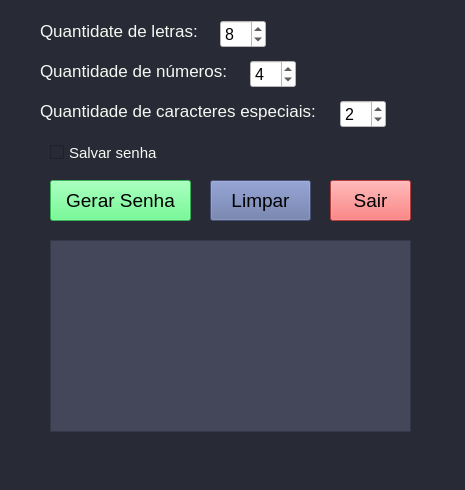
<?xml version="1.0" encoding="UTF-8"?>
<ui version="4.0">
 <class>MainWindow</class>
 <widget class="QMainWindow" name="MainWindow">
  <property name="geometry">
   <rect>
    <x>0</x>
    <y>0</y>
    <width>465</width>
    <height>490</height>
   </rect>
  </property>
  <property name="windowTitle">
   <string>Gerador de senhas</string>
  </property>
  <property name="styleSheet">
   <string notr="true">background-color: rgb(40, 42, 54);</string>
  </property>
  <widget class="QWidget" name="centralwidget">
   <widget class="QLabel" name="label">
    <property name="geometry">
     <rect>
      <x>40</x>
      <y>20</y>
      <width>169</width>
      <height>22</height>
     </rect>
    </property>
    <property name="font">
     <font>
      <pointsize>13</pointsize>
     </font>
    </property>
    <property name="styleSheet">
     <string notr="true">color: rgb(248, 248, 242);</string>
    </property>
    <property name="text">
     <string>Quantidate de letras:</string>
    </property>
   </widget>
   <widget class="QLabel" name="label_2">
    <property name="geometry">
     <rect>
      <x>40</x>
      <y>60</y>
      <width>198</width>
      <height>22</height>
     </rect>
    </property>
    <property name="font">
     <font>
      <pointsize>13</pointsize>
     </font>
    </property>
    <property name="styleSheet">
     <string notr="true">color: rgb(248, 248, 242);</string>
    </property>
    <property name="text">
     <string>Quantidade de números:</string>
    </property>
   </widget>
   <widget class="QLabel" name="label_3">
    <property name="geometry">
     <rect>
      <x>40</x>
      <y>100</y>
      <width>293</width>
      <height>22</height>
     </rect>
    </property>
    <property name="font">
     <font>
      <pointsize>13</pointsize>
     </font>
    </property>
    <property name="styleSheet">
     <string notr="true">color: rgb(248, 248, 242);</string>
    </property>
    <property name="text">
     <string>Quantidade de caracteres especiais:</string>
    </property>
   </widget>
   <widget class="QCheckBox" name="checkSalvarSenha">
    <property name="geometry">
     <rect>
      <x>50</x>
      <y>140</y>
      <width>118</width>
      <height>25</height>
     </rect>
    </property>
    <property name="font">
     <font>
      <pointsize>11</pointsize>
     </font>
    </property>
    <property name="cursor">
     <cursorShape>PointingHandCursor</cursorShape>
    </property>
    <property name="styleSheet">
     <string notr="true">color: rgb(248, 248, 242);</string>
    </property>
    <property name="text">
     <string>Salvar senha</string>
    </property>
   </widget>
   <widget class="QSpinBox" name="spinLetras">
    <property name="geometry">
     <rect>
      <x>220</x>
      <y>20</y>
      <width>46</width>
      <height>28</height>
     </rect>
    </property>
    <property name="font">
     <font>
      <pointsize>12</pointsize>
     </font>
    </property>
    <property name="styleSheet">
     <string notr="true">background-color: rgb(255, 255, 255);</string>
    </property>
    <property name="maximum">
     <number>16</number>
    </property>
    <property name="value">
     <number>8</number>
    </property>
   </widget>
   <widget class="QSpinBox" name="spinNumeros">
    <property name="geometry">
     <rect>
      <x>250</x>
      <y>60</y>
      <width>46</width>
      <height>28</height>
     </rect>
    </property>
    <property name="font">
     <font>
      <pointsize>12</pointsize>
     </font>
    </property>
    <property name="styleSheet">
     <string notr="true">background-color: rgb(255, 255, 255);</string>
    </property>
    <property name="maximum">
     <number>16</number>
    </property>
    <property name="value">
     <number>4</number>
    </property>
   </widget>
   <widget class="QSpinBox" name="spinCaracteres">
    <property name="geometry">
     <rect>
      <x>340</x>
      <y>100</y>
      <width>46</width>
      <height>28</height>
     </rect>
    </property>
    <property name="font">
     <font>
      <pointsize>12</pointsize>
     </font>
    </property>
    <property name="styleSheet">
     <string notr="true">background-color: rgb(255, 255, 255);</string>
    </property>
    <property name="maximum">
     <number>16</number>
    </property>
    <property name="value">
     <number>2</number>
    </property>
   </widget>
   <widget class="QPushButton" name="pushGerarSenha">
    <property name="geometry">
     <rect>
      <x>50</x>
      <y>180</y>
      <width>141</width>
      <height>41</height>
     </rect>
    </property>
    <property name="font">
     <font>
      <pointsize>14</pointsize>
     </font>
    </property>
    <property name="styleSheet">
     <string notr="true">background-color: rgb(80, 250, 123);</string>
    </property>
    <property name="text">
     <string>Gerar Senha</string>
    </property>
   </widget>
   <widget class="QListWidget" name="listSaida">
    <property name="geometry">
     <rect>
      <x>50</x>
      <y>240</y>
      <width>361</width>
      <height>192</height>
     </rect>
    </property>
    <property name="font">
     <font>
      <family>Consolas, Fira Mono, Fira Code, Courier New, Monospace</family>
      <pointsize>14</pointsize>
     </font>
    </property>
    <property name="cursor" stdset="0">
     <cursorShape>PointingHandCursor</cursorShape>
    </property>
    <property name="contextMenuPolicy">
     <enum>Qt::DefaultContextMenu</enum>
    </property>
    <property name="styleSheet">
     <string notr="true">color: rgb(248, 248, 242);
background-color: rgb(68, 71, 90);</string>
    </property>
    <property name="autoScrollMargin">
     <number>16</number>
    </property>
    <property name="editTriggers">
     <set>QAbstractItemView::NoEditTriggers</set>
    </property>
    <property name="showDropIndicator" stdset="0">
     <bool>false</bool>
    </property>
    <property name="dragEnabled">
     <bool>false</bool>
    </property>
    <property name="dragDropOverwriteMode">
     <bool>false</bool>
    </property>
    <property name="dragDropMode">
     <enum>QAbstractItemView::DragOnly</enum>
    </property>
    <property name="selectionMode">
     <enum>QAbstractItemView::SingleSelection</enum>
    </property>
    <property name="movement">
     <enum>QListView::Free</enum>
    </property>
    <property name="isWrapping" stdset="0">
     <bool>false</bool>
    </property>
    <property name="resizeMode">
     <enum>QListView::Fixed</enum>
    </property>
    <property name="selectionRectVisible">
     <bool>true</bool>
    </property>
   </widget>
   <widget class="QPushButton" name="pushLimpar">
    <property name="geometry">
     <rect>
      <x>210</x>
      <y>180</y>
      <width>101</width>
      <height>41</height>
     </rect>
    </property>
    <property name="font">
     <font>
      <pointsize>14</pointsize>
     </font>
    </property>
    <property name="styleSheet">
     <string notr="true">background-color: rgb(98, 114, 164);</string>
    </property>
    <property name="text">
     <string>Limpar</string>
    </property>
   </widget>
   <widget class="QPushButton" name="pushSair">
    <property name="geometry">
     <rect>
      <x>330</x>
      <y>180</y>
      <width>81</width>
      <height>41</height>
     </rect>
    </property>
    <property name="font">
     <font>
      <pointsize>14</pointsize>
     </font>
    </property>
    <property name="styleSheet">
     <string notr="true">background-color: rgb(255, 85, 85);</string>
    </property>
    <property name="text">
     <string>Sair</string>
    </property>
   </widget>
  </widget>
  <widget class="QMenuBar" name="menubar">
   <property name="geometry">
    <rect>
     <x>0</x>
     <y>0</y>
     <width>465</width>
     <height>21</height>
    </rect>
   </property>
  </widget>
  <widget class="QStatusBar" name="statusbar"/>
 </widget>
 <resources/>
 <connections/>
</ui>
